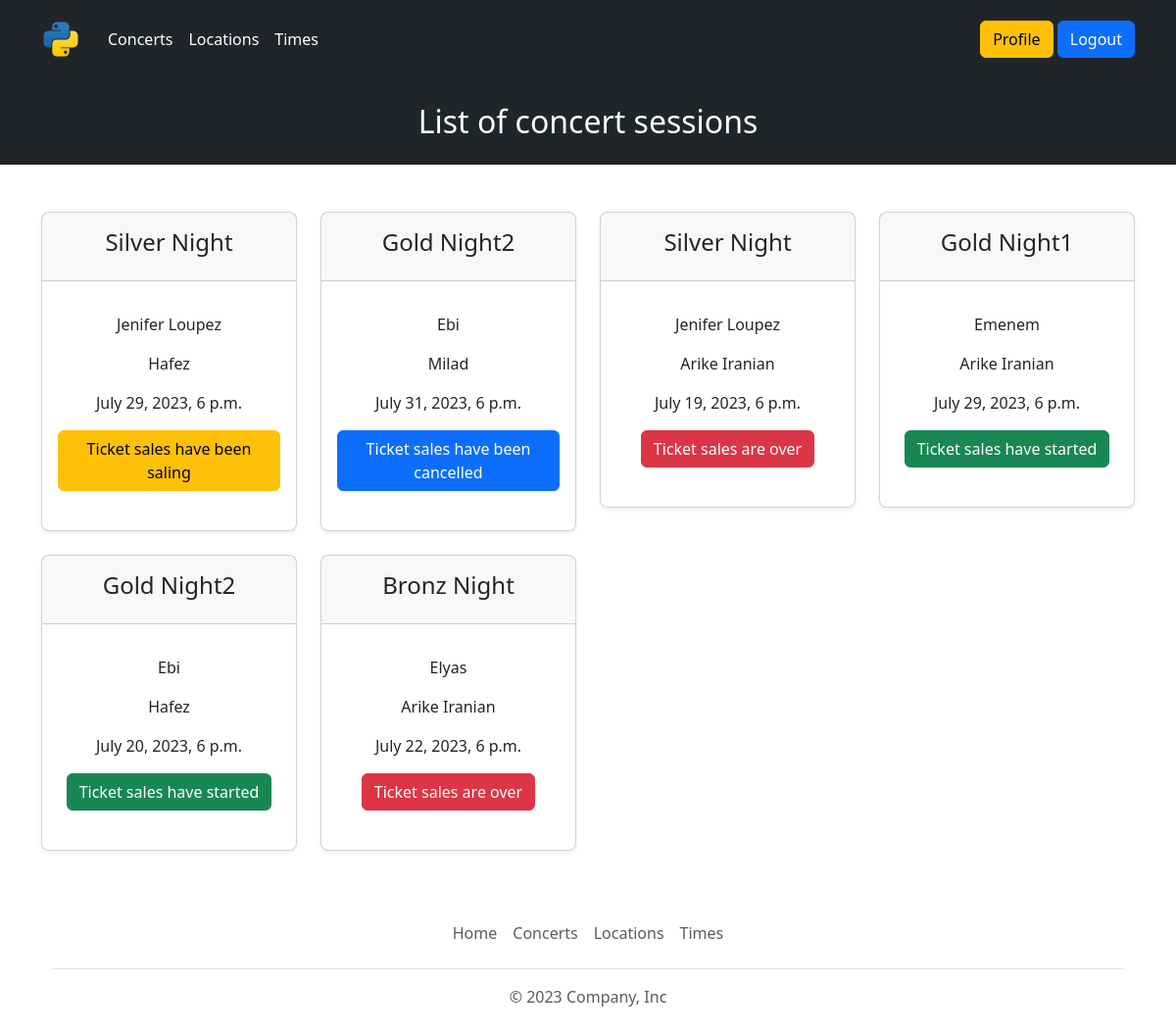
The app's page /time/list (signed in) with its own data.
### ticketSales/models.py (models this page shows, shortened)
class timeModel(models.Model):
    class Meta:
        verbose_name = "Time"
    concertModel = models.ForeignKey('concertModel', on_delete=models.CASCADE, null=True)
    locationModel = models.ForeignKey('locationModel', on_delete=models.CASCADE, null=True)
    StartDateTime = models.DateTimeField(null=True)
    Seats = models.IntegerField(default=1)
    Start = 1
    End = 2
    Cancel = 3
    Saling = 4
    status_choices = ((Start, "Ticket sales have started"),
                      (End, "Ticket sales are over"),
                      (Cancel, "Ticket sales have been cancelled"),
                      (Saling, "Ticket sales have been saling"))
    Status = models.IntegerField(choices=status_choices, default=1)

class concertModel(models.Model):
    class Meta:
        verbose_name = "Concert"
    Name = models.CharField(max_length=100, null=True)
    SingerName = models.CharField(max_length=100, null=True)
    length = models.IntegerField(null=True)
    Poster = models.ImageField(upload_to="concertimages/", null=True)

class locationModel(models.Model):
    class Meta:
        verbose_name = "Location"
    concertModel = models.ForeignKey('concertModel', on_delete=models.CASCADE, null=True)
    Name = models.CharField(max_length=100, null=True)
    Address = models.CharField(max_length=500, default='Antalya')
    Phone = models.CharField(max_length=11, null=True)
    Capacity = models.IntegerField(null=True)

### ticketSales/views.py (the view)
# urls.py: path('time/list', views.timeView),
@login_required
def timeView(request):
    times = timeModel.objects.all()
    context = {
        'timelist': times,
    }
    return render(request, 'ticketSales/timelist.html', context)

### ticketSales/templates/ticketSales/timelist.html (shortened to what this page needs)
{% extends "ticketSales/base.html" %}
{% block title %}
{{ concertdetails.Name }} List of concert sessions
{% endblock %}
{% block content %}
<div class="row row-cols-1 row-cols-md-4 mb-4 text-center">
    {% if timelist %}
        {% for time in timelist %}
            <div class="col">
                <div class="card mb-4 rounded-3 shadow-sm">
                    <div class="card-header py-3">
                        <h4>{{ time.concertModel.Name }}</h4>
                    </div>
                    <div class="card-body">
                    <ul class="list-unstyled mt-3 mb-4">
                        <p>{{ time.concertModel.SingerName }}</p>
                        <p>{{ time.locationModel.Name }}</p>
                        <p>{{ time.StartDateTime }}</p>
                        <div class="
                        {% if time.Status == time.Start %}
                            btn btn-success
                        {% elif time.Status == time.End %}
                            btn btn-danger
                        {% elif time.Status == time.Cancel %}
                            btn btn-primary
                        {% elif time.Status == time.Saling %}
                            btn btn-warning
                        {% endif %}
                        ">
                            {{ time.get_Status_display}}
                        </div>
                    </ul>
                    </div>
                </div>
    </div>
        {% endfor %}
    {% endif %}
</div>
{% endblock %}

### ticketSales/static/ticketSales/css/style.css (style rules this page uses)
.btn.btn-warning { font-size: 12px; }
.btn-warning { font-size: 16px !important; }

### ticketSales/static/ticketSales/css/sign-in.css (style rules this page uses)
html, body { height: 100%; }

### records on screen
timeModel: concertModel.Name "Silver Night", concertModel.SingerName "Jenifer Loupez", locationModel.Name "Hafez", StartDateTime "July 29, 2023, 6 p.m.", Status "Ticket sales have been saling"
timeModel: concertModel.Name "Gold Night2", concertModel.SingerName "Ebi", locationModel.Name "Milad", StartDateTime "July 31, 2023, 6 p.m.", Status "Ticket sales have been cancelled"
timeModel: concertModel.Name "Silver Night", concertModel.SingerName "Jenifer Loupez", locationModel.Name "Arike Iranian", StartDateTime "July 19, 2023, 6 p.m.", Status "Ticket sales are over"
timeModel: concertModel.Name "Gold Night1", concertModel.SingerName "Emenem", locationModel.Name "Arike Iranian", StartDateTime "July 29, 2023, 6 p.m.", Status "Ticket sales have started"
timeModel: concertModel.Name "Gold Night2", concertModel.SingerName "Ebi", locationModel.Name "Hafez", StartDateTime "July 20, 2023, 6 p.m.", Status "Ticket sales have started"
timeModel: concertModel.Name "Bronz Night", concertModel.SingerName "Elyas", locationModel.Name "Arike Iranian", StartDateTime "July 22, 2023, 6 p.m.", Status "Ticket sales are over"
